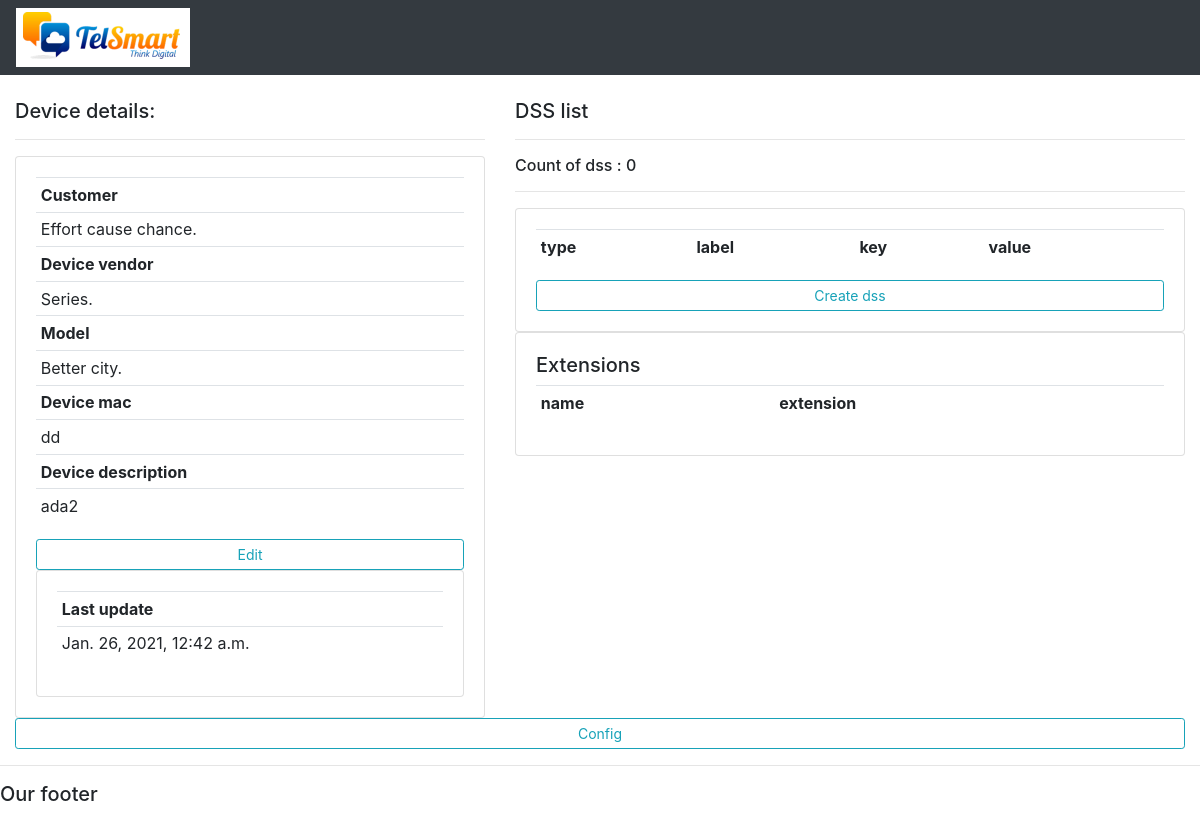
The app's page /admin_device/1/, older data.
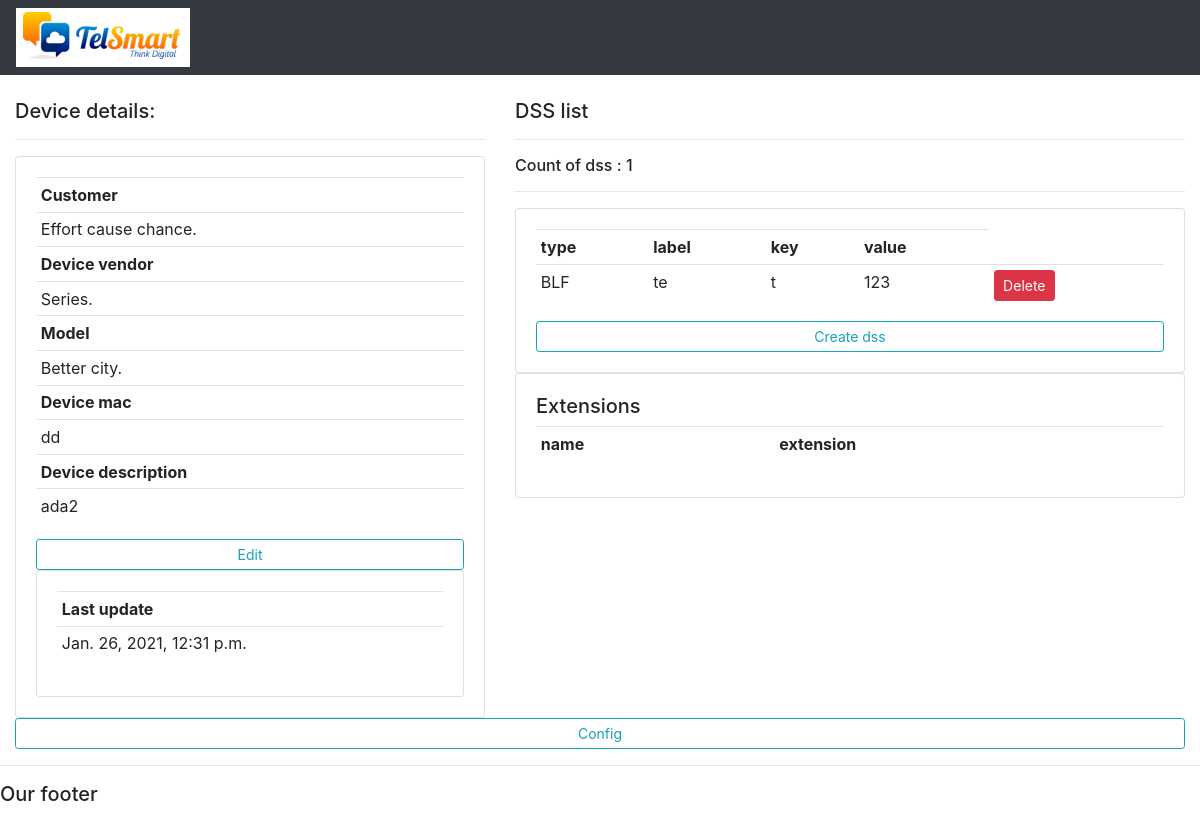
The same page, newer data.
### products/models.py (models this page shows, shortened)
class Device(models.Model):
    mac = models.CharField(max_length=10, unique=True)
    description = models.CharField(max_length=20, null=True, blank=True)
    cfg_last_update = models.DateTimeField(auto_now_add=True, null=True)
    customer = models.ForeignKey(Customer,  null=True, on_delete=models.SET_NULL)
    device_model = models.ForeignKey(DeviceModel,  null=True, on_delete=models.SET_NULL)
    vendor = models.ForeignKey(DeviceVendor,  null=True, on_delete=models.SET_NULL)

class Customer(models.Model):
    description = models.CharField(max_length=20, null=True, blank=True)

class DeviceVendor(models.Model):
    name = models.CharField(max_length=15, null=True, blank=True)

class DeviceModel(models.Model):
    name = models.CharField(max_length=15, null=True, blank=True)
    dss = models.BooleanField(default=False)
    device_format = models.CharField(
        max_length=255,
        choices=FORMAT_CHOICES,
        default=FORMATA,
    )

class Dss(models.Model):
    DSS_TYPE=(
        ('BLF','BLF'),
        ('SPD','SPD'),
    )
    dss_type = models.CharField(max_length=10, null=True, choices=DSS_TYPE)
    label = models.CharField(max_length=10, null=True, blank=True)
    key = models.CharField(max_length=10, null=True, blank=True)
    value = models.IntegerField(blank=True, null=True)
    device = models.ForeignKey(Device,  null=True, on_delete=models.SET_NULL)

### products/views.py (the view)
# urls.py: path('admin_device/<str:pk>/', adminDevice, name="admin_device"),
def adminDevice(request, pk):
    device = Device.objects.get(id=pk)
    customer=Customer.objects.all()
    dsss = device.dss_set.all()
    extensions = device.extension_set.all()
    total_dss= dsss.count()
    form = DeviceForm(instance=device)
    context = {'device':device, 'dsss':dsss, 'total_dss':total_dss, 'extensions':extensions}
    return render(request, 'dashboard.html', context)

### templates/dashboard.html (shortened to what this page needs)
{%  extends 'base.html' %}
{% block content %}
<br>
<div class="row">
	<div class="col-md-5">
		<h5>Device details:</h5>
		<hr>
		<div class="card card-body">
			<table class="table table-sm">
				<tr>
					<th>Customer</th>
				</tr>
					<tr>
						<td>{{device.customer.description}}</td>
                    </tr>
                    <tr>
                        <th>Device vendor</th>
                    </tr>
                        <tr>
                            <td>{{device.vendor.name}}</td>
                        </tr>
                    <tr>
                        <th>Model</th>
                    </tr>
                        <tr>
                            <td>{{device.device_model.name}}</td>
						</tr>
					<tr>
						<th>Device mac</th>
					</tr>
						<tr>
							<td>{{device.mac}}</td>
						</tr>
					<tr>
						<th>Device description</th>
					</tr>
						<tr>
							<td>{{device.description}}</td>
						</tr>
			</table>
			<a class="btn btn-outline-info  btn-sm btn-block" href="{% url 'edit_device' device.id %}">Edit</a>
			<div class="card card-body">
				<table class="table table-sm">
					<tr>
						<th>Last update</th>
					</tr>
						<tr>
							<td>{{device.cfg_last_update}}</td>
						</tr>
				</table>
			</div>
		</div>
	</div>
	<div class="col-md-7">
        <h5>DSS list</h5>
        <hr>
        <h6>Count of dss : {{total_dss}}</h6>
		<hr>
		<div class="card card-body">
			<table class="table table-sm">
				<tr>
					<th>type</th>
					<th>label</th>
					<th>key</th>
					<th>value</th>
				</tr>
				{% for dss in dsss %}
					<tr>
						<td>{{dss.dss_type}}</td>
						<td>{{dss.label}}</td>
                        <td>{{dss.key}}</td>
                        <td>{{dss.value}}</td>
                        <td><a class="btn btn-sm btn-danger" href="{% url 'delete_dss' dss.id %}">Delete</a></td>
					</tr>
				{% endfor %}
			</table>
            <a class="btn btn-outline-info  btn-sm btn-block" href="{% url 'create_dss' device.id %}">Create dss</a>
		</div>
		<div class="card card-body">
			<table class="table table-sm">
				<h5>Extensions</h5>
				<tr>
					<th>name</th>
					<th>extension</th>
				</tr>
			</table>
		</div>
	</div>
</div>
	<a class="btn btn-outline-info  btn-sm btn-block" href="{% url 'config' device.id %}">Config</a>
    </div>
{% endblock %}

### templates/base.html (shortened to what this page needs)
<!DOCTYPE html>
<html>
<head>
    <link rel="stylesheet" href="https://stackpath.bootstrapcdn.com/bootstrap/4.3.1/css/bootstrap.min.css">
</head>
<body>
{%  include 'navbar.html' %}
<div class="container-fluid">
{% block content%}
{% endblock %}
<hr>
	<h5>Our footer</h5>
</body>
</html>

### templates/navbar.html (shortened to what this page needs)
{% load static %}
<nav class="navbar navbar-expand-lg navbar-dark bg-dark">
    <img src="{% static 'images/telsmart.png' %}">
   </nav>

Row changes from the older to the newer data that the page shows:
changed Device "dd": cfg_last_update "Jan. 26, 2021, 12:42 a.m." → "Jan. 26, 2021, 12:31 p.m."
added Dss: dss_type "BLF", label "te", key "t", value "123"
Text that changed along with them:
{{ total_dss }}: "0" → "1"
